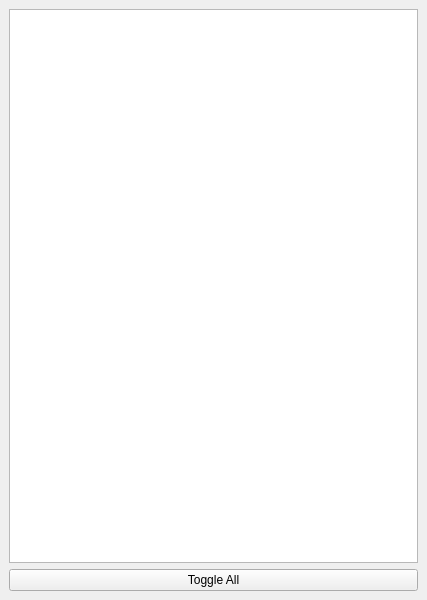
<?xml version="1.0" encoding="UTF-8"?>
<ui version="4.0">
 <class>MainWindow</class>
 <widget class="QMainWindow" name="MainWindow">
  <property name="geometry">
   <rect>
    <x>0</x>
    <y>0</y>
    <width>427</width>
    <height>600</height>
   </rect>
  </property>
  <property name="windowTitle">
   <string>MainWindow</string>
  </property>
  <widget class="QWidget" name="centralwidget">
   <layout class="QGridLayout" name="gridLayout">
    <item row="0" column="0">
     <widget class="QListWidget" name="listWidget"/>
    </item>
    <item row="1" column="0">
     <widget class="QPushButton" name="toggleAll">
      <property name="text">
       <string>Toggle All</string>
      </property>
     </widget>
    </item>
   </layout>
  </widget>
 </widget>
 <resources/>
 <connections/>
</ui>
